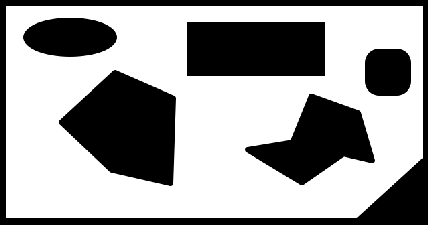
#> input picture 预习资料/Homework Solution/sampling_based_planner/maps/map3.png, 428 x 225 px
$ python rrt_star.py
#> lines starting #> are read from the running program, lines starting #| are printed output that depends on the picture; after the words box and inside, x2 and y2 are one past the last pixel; in counts of white or black regions, pixels touching at a corner belong together
#> in main, image is the input picture: shape (225, 428, 3); min 0, max 255, mean 157.1
import math
import random

import sys
import matplotlib.pyplot as plt
import cv2
import pathlib

SHOW_SAMPLING_PROCESS = True

class RRTStar:

    class Node:
        def __init__(self, x, y):
            # the position of node
            self.x = x
            self.y = y
            # the path between current node and its parent
            self.path_x = []
            self.path_y = []
            # the cost of node
            self.cost = 0.0
            # the parent of node
            self.parent = None

    def __init__(self,
                 start,
                 goal,
                 x_rand_area,
                 y_rand_area,
                 obstacle_map=None,
                 extend_dist=10.0,
                 path_resolution=1.0,
                 goal_sample_rate=10,
                 max_iter=1000,
                 near_nodes_dist_threshold=30.0,
                 search_until_max_iter=False):

        self.start = self.Node(start[0], start[1])
        self.end = self.Node(goal[0], goal[1])
        self.x_min_rand = x_rand_area[0]
        self.x_max_rand = x_rand_area[1]
        self.y_min_rand = y_rand_area[0]
        self.y_max_rand = y_rand_area[1]
        self.obstacle_map = obstacle_map
        self.extend_dist = extend_dist
        self.path_resolution = path_resolution
        self.goal_sample_rate = goal_sample_rate
        self.max_iter = max_iter

        self.near_nodes_dist_threshold = near_nodes_dist_threshold
        self.search_until_max_iter = search_until_max_iter

        self.goal_node = self.Node(goal[0], goal[1])

        self.node_list = []


    def planning(self):
        self.draw_start_and_goal()
        self.node_list = [self.start]
        for i in range(self.max_iter):
            print("Iteration:", i, ", node list nums:", len(self.node_list))
            # TODO: 1. generate random node within the x/y range
            sampled_node = self.generate_random_node()

            # TODO: 2. find the nearest node to random node in the tree
            nearest_idx = self.get_nearest_node_index(self.node_list, sampled_node)
            nearest_node = self.node_list[nearest_idx]

            # TODO: 3. Steer the nearest_node to random node with extend_dist
            new_node = self.steer(nearest_node, sampled_node, self.extend_dist)
            new_node.cost = nearest_node.cost +  math.hypot(new_node.x - nearest_node.x, \
                                                            new_node.y - nearest_node.y)

            if self.check_collision_with_obs_map(new_node, self.obstacle_map):
                # TODO: 4. find nodes near the new_node, and choose the parent which maintains
                # a minimum-cost path from the start node
                near_idxs = self.find_near_nodes(new_node)
                updated_node = self.choose_parent(new_node, near_idxs)

                # TODO: 5. rewire the tree and draw current node and the edge between it and its parent node
                if updated_node:
                    self.rewire(updated_node, near_idxs)
                    self.node_list.append(updated_node)
                    self.draw_node_and_edge(updated_node)
                else:
                    self.node_list.append(new_node)
                    self.draw_node_and_edge(updated_node)

            # TODO: 6. check if the tree has expanded to the vicinity of the goal point, if so, select a suitable
            # node directly to connect to the goal, if the edge does not collide with obstacles, the search can
            # be finished, return the entire path which is extracted by backtracking.
            if ((not self.search_until_max_iter) and new_node):
                # determine if the search can be finished
                last_index = self.find_best_node_around_goal()
                if last_index is not None:
                    return self.backtracking(last_index)

        print("reach max iteration")
        # TODO: 7. reach max iteration, backtrack to extract the path between the last node and the start node
        last_index = self.find_best_node_around_goal()
        if last_index is not None:
            return self.backtracking(last_index)

        return None

    def steer(self, from_node, to_node, extend_length=float("inf")):
        # TODO: Steer the 'from_node' to 'to_node' with 'extend_length' and record the edge between
        # these two nodes. you should construct a 'Node' class and return it.
        new_node = self.Node(from_node.x, from_node.y)
        dist, theta = self.cal_distance_and_angle(new_node, to_node)

        new_node.path_x = [new_node.x]
        new_node.path_y = [new_node.y]

        if dist < extend_length:
            extend_length = dist

        n_expand = math.floor(extend_length / self.path_resolution)

        for _ in range(n_expand):
            new_node.x += self.path_resolution * math.cos(theta)
            new_node.y += self.path_resolution * math.sin(theta)
            new_node.path_x.append(new_node.x)
            new_node.path_y.append(new_node.y)

        dist, _ = self.cal_distance_and_angle(new_node, to_node)
        if dist <= self.path_resolution:
            new_node.path_x.append(to_node.x)
            new_node.path_y.append(to_node.y)
            new_node.x = to_node.x
            new_node.y = to_node.y

        new_node.parent = from_node

        return new_node

    def choose_parent(self, new_node, near_idxs):
        """
        Finds the lowest cost node to new_node contained in the list
        near_idxs and set this node as the parent of new_node.
        """
        if not near_idxs:
            return None

        # find smallest cost node in near_idxs
        costs = []
        for idx in near_idxs:
            near_node = self.node_list[idx]
            tmp_node = self.steer(near_node, new_node)

            # need to check whether the edge between near node and new node is valid
            if tmp_node and self.check_collision_with_obs_map(tmp_node, self.obstacle_map):
                costs.append(self.calculate_cost(near_node, new_node))
            else:
                costs.append(float("inf"))  # current edge is collision
        min_cost = min(costs)

        if min_cost == float("inf"):
            print("min_cost is inf, no valid edge founded")
            return None

        min_cost_idx = near_idxs[costs.index(min_cost)]
        new_node = self.steer(self.node_list[min_cost_idx], new_node)
        new_node.cost = min_cost

        return new_node

    def find_near_nodes(self, new_node):
        # TODO:  Defines a circle centered on new_node and returns all nodes of
        # current tree that are inside this circle, return the
        radius = self.near_nodes_dist_threshold
        dist_list = [(node.x - new_node.x)**2 + (node.y - new_node.y)**2
                     for node in self.node_list]
        near_idxs = [dist_list.index(dist) for dist in dist_list if dist <= radius ** 2]

        return near_idxs

    def rewire(self, new_node, near_idxs):
        """
            For each node in near_idxs, this function will check if it is cheaper to
            arrive start point from new_node. If go this way, the cost will be smaller,
            we will re-assign the parent of nodes in near_idxs to new_node. In addition,
            it is necessary to propagate the cost of the new node to others until find
            the leaf node.
        """
        for idx in near_idxs:
            near_node = self.node_list[idx]
            rewired_node = self.steer(new_node, near_node)
            if not rewired_node:
                continue
            rewired_node.cost = self.calculate_cost(new_node, near_node)

            if self.check_collision_with_obs_map(rewired_node, self.obstacle_map) \
                                        and near_node.cost > rewired_node.cost:
                near_node.x = rewired_node.x
                near_node.y = rewired_node.y
                near_node.cost = rewired_node.cost
                near_node.path_x = rewired_node.path_x
                near_node.path_y = rewired_node.path_y
                near_node.parent = rewired_node.parent
                self.propagate_cost_to_leaves(new_node)

    def propagate_cost_to_leaves(self, parent_node):
        for node in self.node_list:
            if node.parent == parent_node:
                # update node cost
                node.cost = self.calculate_cost(parent_node, node)
                # recursively propagate until find the leaf node
                self.propagate_cost_to_leaves(node)

    def calculate_cost(self, from_node, to_node):
        dist, _ = self.cal_distance_and_angle(from_node, to_node)
        return from_node.cost + dist

    def cal_dist_to_goal(self, x, y):
        dx = x - self.end.x
        dy = y - self.end.y
        return math.hypot(dx, dy)

    def generate_random_node(self):
        # TODO: generate random node within the x/y range, return the random node
        if random.randint(0, 100) > self.goal_sample_rate:
            rand_node = self.Node(
                random.uniform(self.x_min_rand, self.x_max_rand),
                random.uniform(self.y_min_rand, self.y_max_rand))
        else:  # goal point sampling
            rand_node = self.Node(self.end.x, self.end.y)
        return rand_node

    def find_best_node_around_goal(self):
        """
        Find nodes around the goal, and steer these nodes to goal,
        if it is safety, stop searching and choose the node with min cost.
        """
        dist_to_goal_list = [
            self.cal_dist_to_goal(node.x, node.y) for node in self.node_list
        ]
        goal_indexs = [
            dist_to_goal_list.index(dist) for dist in dist_to_goal_list
            if dist <= self.extend_dist
        ]

        safe_goal_indexs = []
        for goal_index in goal_indexs:
            tmp_node = self.steer(self.node_list[goal_index], self.goal_node)
            if self.check_collision_with_obs_map(tmp_node, self.obstacle_map):
                safe_goal_indexs.append(goal_index)

        # unable to find a suitable node near the goal to stop searching
        if not safe_goal_indexs:
            return None

        # find a suitable node near the goal to terminate the searching
        # and choose the node with the lowest cost
        min_cost = min([self.node_list[idx].cost for idx in safe_goal_indexs])
        for idx in safe_goal_indexs:
            if self.node_list[idx].cost == min_cost:
                return idx

        return None

    def backtracking(self, goal_idx):
        """
            backtracking from last index to retrieve the entire path.
        """
        path = [[self.end.x, self.end.y]]
        node = self.node_list[goal_idx]
        while node.parent is not None:
            path.append([node.x, node.y])
            node = node.parent
        path.append([node.x, node.y])

        return path

    def draw_start_and_goal(self):
        plt.plot(self.start.x, self.start.y, marker='*', color='darkviolet', markersize=8, zorder=100000)
        plt.plot(self.end.x, self.end.y, marker='*', color='r', markersize=8, zorder=100000)

    def draw_node_and_edge(self, node):
        # for stopping simulation with the esc key.
        plt.gcf().canvas.mpl_connect(
            'key_release_event',
            lambda event: [exit(0) if event.key == 'escape' else None])
        plt.plot(node.x, node.y, '.', color='cornflowerblue')
        if node.parent:
            plt.plot(node.path_x, node.path_y, '-', color='lightpink')
        if (SHOW_SAMPLING_PROCESS):
            plt.pause(0.00000001)

    def get_nearest_node_index(self, node_list, rand_node):
        # TODO: find the nearest node to rand_node in the tree, return the min_dist node index
        dist_list = [(node.x - rand_node.x)**2 + (node.y - rand_node.y)**2
                    for node in node_list]
        min_dist_idx = dist_list.index(min(dist_list))

        return min_dist_idx

    def check_collision_with_obs_map(self, node, obstacle_map):
        if node is None:
            return False

        for x, y in zip(node.path_x, node.path_y):
            if (obstacle_map[round(x)][round(y)] == True):
                return False  # collision

        return True  # safe

    def cal_distance_and_angle(self, from_node, to_node):
        dx = to_node.x - from_node.x
        dy = to_node.y - from_node.y
        dist = math.hypot(dx, dy)
        theta = math.atan2(dy, dx)
        return dist, theta


def preprocess_image(image, threshold):
    # convert to gray image
#> called with threshold = 127
    gray_img = cv2.cvtColor(image, cv2.COLOR_RGB2GRAY)
    # binarization
    _, binary_img = cv2.threshold(gray_img, threshold, 255, cv2.THRESH_BINARY)
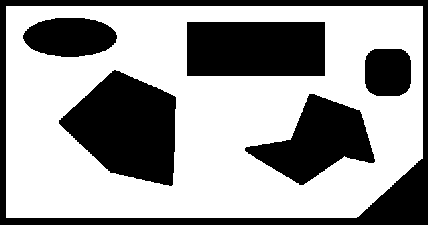
#> binary_img: shape (225, 428); 61.6% white; 6 black regions, box (x1, y1, x2, y2) and area: (0, 0, 428, 225) 9891, (59, 70, 176, 186) 8891, (187, 22, 325, 76) 7452, (245, 94, 375, 185) 5850, (23, 18, 117, 57) 2890, (365, 49, 411, 96) 1990
    return binary_img

def extract_obstacle_list_from_img(binary_img):
    obstacle_x_list = []
    obstacle_y_list = []
    # get the size of binary image
    rows, cols = binary_img.shape[:2]

    for i in range(rows):
        for j in range(cols):
            if binary_img[i, j] == 0:
                # convert image frame to world frame
                obstacle_x_list.append(j)
                obstacle_y_list.append(rows - i - 1)

    return obstacle_x_list, obstacle_y_list

def extract_obstacle_map_list_from_img(binary_img):
    # get the size of binary image
    img_rows, img_cols = binary_img.shape[:2]
#> img_rows = 225; img_cols = 428

    # convert image frame to world frame
    map_x_size = img_cols
#> map_x_size = 428
    map_y_size = img_rows
#> map_y_size = 225

    # contruct obstacle map
    obstacle_map = [[False for y in range(map_y_size)] for x in range(map_x_size)]

    for x in range(map_x_size):
        for y in range(map_y_size):
            if binary_img[map_y_size - y - 1, x] == 0:
                obstacle_map[x][y] = True

    return obstacle_map

def main():
    # read image map
    image = cv2.imread(str(pathlib.Path.cwd()) + "/maps/" + "map3.png")
    # transform to binary image
    binary_img = preprocess_image(image, 127)
    # extract obstacle map from image
    obstacle_map = extract_obstacle_map_list_from_img(binary_img)
#> obstacle_map = 428 items

    x_size = len(obstacle_map)
#> x_size = 428
    y_size = len(obstacle_map[0])
#> y_size = 225

    obs_x_list, obs_y_list = [], []
    for x in range(len(obstacle_map)):
        for y in range(len(obstacle_map[0])):
            if  obstacle_map[x][y] == True:
                obs_x_list.append(x)
                obs_y_list.append(y)
#> after the loop, obs_x_list = 36964 items; obs_y_list = 36964 items

    plt.figure(figsize=(12, 12))
    plt.axis("equal")
    plt.plot(obs_x_list, obs_y_list, 'sk', markersize=2)

    rrt_star = RRTStar(
        start=[20, 20],
        goal=[250, 210],
        x_rand_area=[0, len(obstacle_map)],
        y_rand_area=[0, len(obstacle_map[0])],
        obstacle_map=obstacle_map,
        extend_dist=8.0,
        max_iter=3000,
        search_until_max_iter=False)
#> in __init__, `self.obstacle_map = obstacle_map`: self.obstacle_map = 428 items

    path = rrt_star.planning()
#> the loop in planning, `for i in range(self.max_iter):` made 1113 passes
#> pass 1, in draw_node_and_edge, `plt.pause(0.00000001)`:
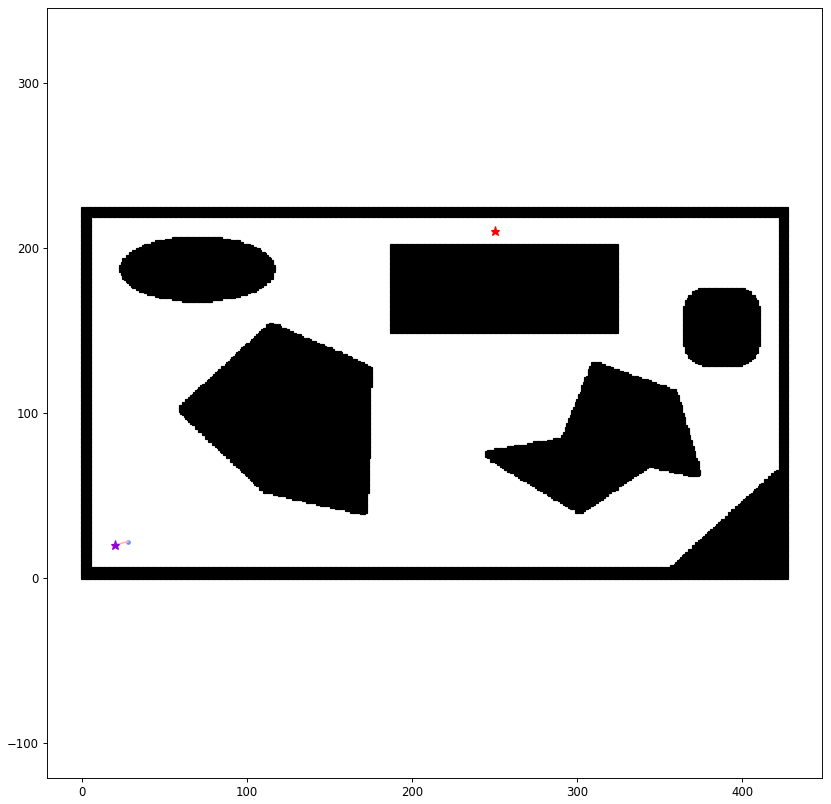
#> figure drawn by matplotlib, 1 panel
#> after the loop in planning, `for i in range(self.max_iter):`: self.node_list = 684 items
#> path = 21 items, first 6: [250, 210], [244, 209.8], [220.3, 207.2], [204.4, 205.6], [180.9, 201.6], [181.9, 193.3]

    if path is None:
        print("Cannot find path!")
    else:
        print("Find path!")

    # draw final path
    plt.plot([x for (x, y) in path], [y for (x, y) in path], '-', linewidth=2.0, color='palegreen')
    plt.show()
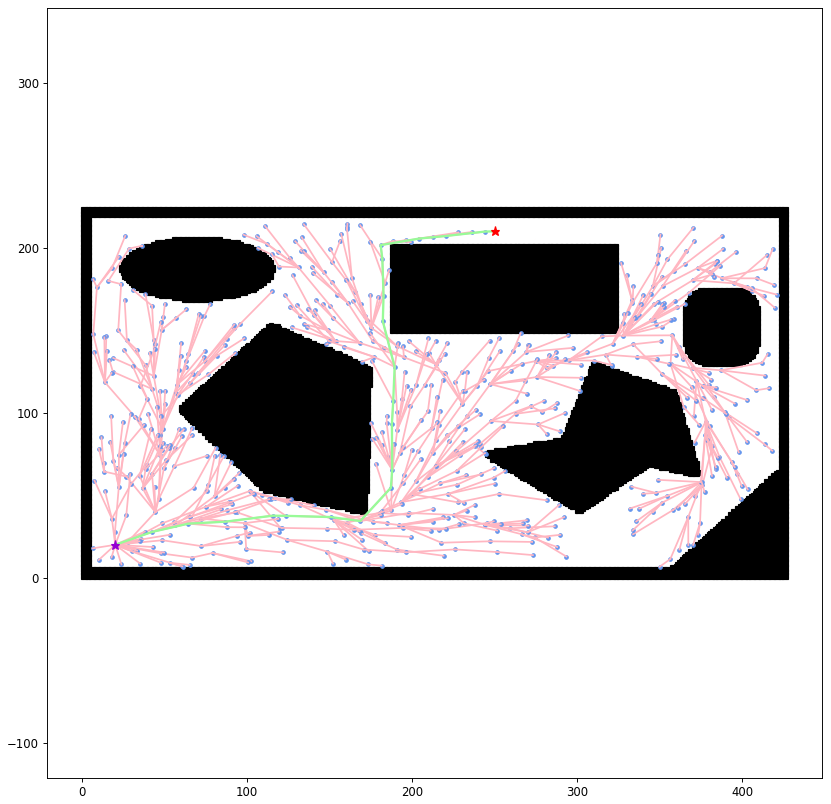
#> figure drawn by matplotlib, 1 panel

if __name__ == '__main__':
    main()
